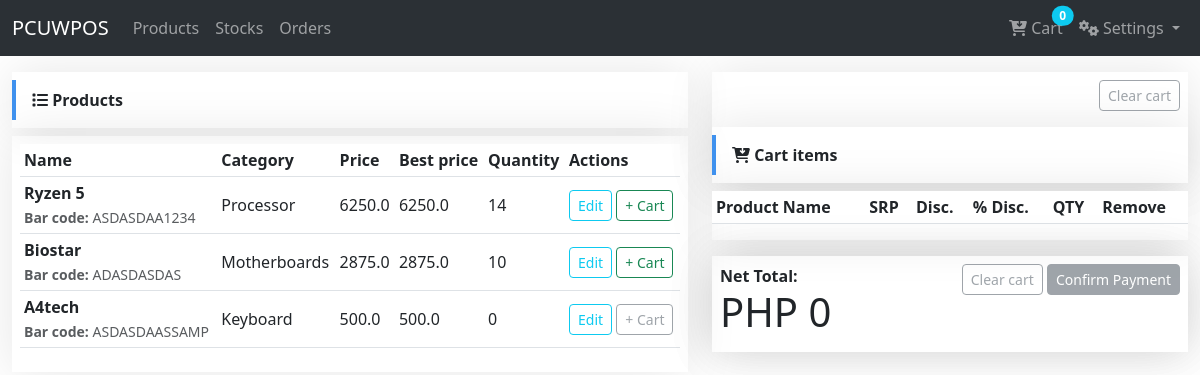
/products/sales/ (signed in), run on an earlier commit of the app's database.
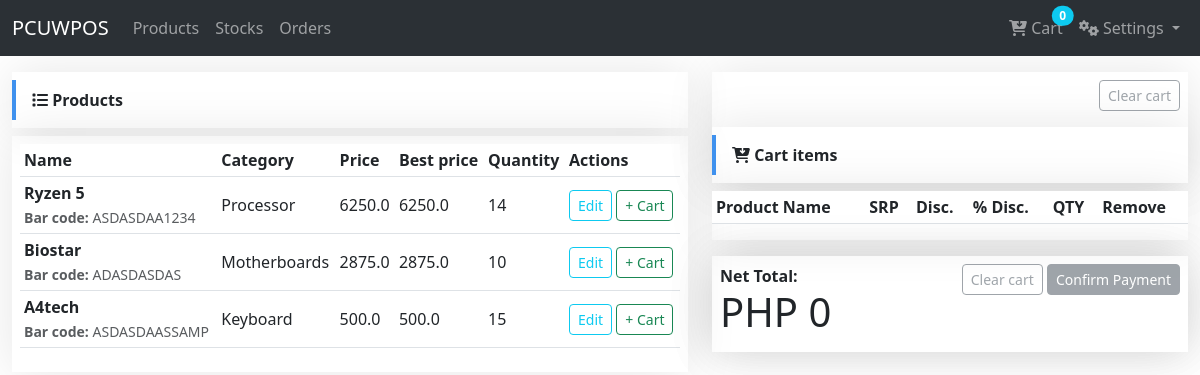
And on a later commit of the database.
### sales/models/product.py (models this page shows, shortened)
class Product(BaseTime):
    user = models.ForeignKey(User, on_delete=models.CASCADE, default=1)
    product_code = models.CharField(max_length=13, unique=True, blank=True)
    bar_code = models.CharField(max_length=13, unique=True, blank=True)
    name = models.CharField(max_length=255)
    model = models.CharField(max_length=120)
    description = models.TextField()
    category = models.ForeignKey(ProductCategory, on_delete=models.CASCADE, blank=True, null=True)
    cost = models.FloatField(default=0)
    price_margin = models.FloatField(default=0.25)
    price_discount = models.FloatField(default=0.00)
    price = models.FloatField(default=0.00, verbose_name="SRP")
    quantity = models.PositiveIntegerField(default=1)
    is_serial = models.BooleanField(default=False, verbose_name="with serial?")
    out_of_stock = models.BooleanField(default=False)
    product_warranty = models.ForeignKey(ProductWarranty, on_delete=models.CASCADE, blank=True, null=True)
    @property
    def best_price(self):
        discount = float(self.price) - float(self.cost)
        price = (discount - (discount * self.price_discount)) + float(self.cost)
        return price

class ProductCategory(models.Model):
    name = models.CharField(max_length=100, default="Memories")
    created_at = models.DateTimeField(auto_now_add=True)
    updated_at = models.DateTimeField(auto_now=True)
    class Meta:
        verbose_name = "category"
        verbose_name_plural = "categories"
    def __str__(self):
        return self.name

### sales/views/pos_view.py (the view)
# urls.py: path('sales/', POSView.as_view(), name='pos_view'),
class POSView(View):
    template_name = 'pos_view.html'
    def get(self, request):
        products = Product.objects.all()
        customers = Customer.objects.all()
        cart = Cart(request)
        cart_items = cart.__len__()
        for item in cart:
            item['update_quantity_form'] = {'quantity': item['quantity'], 'update': True}
        context = {
            'title': 'POS view',
            'products': products,
            'cart': cart,
            'customers': customers,
            'cart_items': cart_items
        }
        return render(request, self.template_name, context)

### sales/addcart.py (called while the page is built)
    def __iter__(self):
        product_ids = self.cart.keys()
        products = Product.objects.filter(id__in=product_ids)
        for product in products:
            self.cart[str(product.id)]['product'] = product
        for item in self.cart.values():
            item['price'] = Decimal(item['price'])
            item['total_price'] = item['price'] * item['quantity']
            yield item

    def __len__(self):
        return sum(item['quantity'] for item in self.cart.values())

    def get_total_price(self):
        return sum(Decimal(item['price']) * item['quantity'] for item in self.cart.values())

### sales/templates/pos_view.html (shortened to what the changed rows need)
{% extends 'base.html' %}
{% load static %}
{% block content %}
<div class="row">
    <div class="col-sm-7">
        <div class="fcard">
            <div class="fcard-body">
                <table class="table table-hover table-sm" id="myTable" style="vertical-align: middle;">
                    <thead>
                        <tr>
                            <th>Name</th>
                            <th>Category</th>
                            <th>Price</th>
                            <th>Best price</th>
                            <th>Quantity</th>
                            <th>Actions</th>
                        </tr>
                    </thead>
                    <tbody>
                        {% for product in products %}
                        <tr>
                            <td>
                                <strong>{{ product.name|title }}</strong> <br>
                                <small class="text-muted"><strong>Bar code:</strong> {{ product.bar_code|upper }}</small>
                            </td>
                            <td>{{ product.category }}</td>
                            <td>{{ product.price }}</td>
                            <td>{{ product.best_price }}</td>
                            <td>{{ product.quantity }}</td>
                            <td>
                                <a class="btn btn-outline-info btn-sm" href="{% url 'sales:product_update' product.id %}">Edit</a>
                                {% if product.quantity == 0 %}
                                <a class="btn btn-outline-secondary btn-sm disabled" href="{% url 'sales:cart_add' product.id %}" role="button" aria-disabled="true">+ Cart</a>
                                {% else %}
                                <a class="btn btn-outline-success btn-sm" href="{% url 'sales:cart_add' product.id %}">+ Cart</a>
                                {% endif %}
                            </td>
                        </tr>
                        {% endfor %}
                    </tbody>
                </table>
            </div>
        </div>
    </div>
    <div class="col-sm-5">
        <div class="fcard mb-2 mt-2">
            <table class="table table-striped table-sm" style="vertical-align: middle;">
                <thead>
                <tr>
                    <th>Product Name</th>
                    <th>SRP</th>
                    <th>Disc.</th>
                    <th>% Disc.</th>
                    <th>QTY</th>
                    <th>Remove</th>
                </tr>
                </thead>
            </table>
        </div>
        <div class="fcard mb-2 mt-3">
            <div class="row">
                <div class="col-md-12">
                    <div class="fcard">
                        <div class="fcard-body">
                            <h1>PHP {{ cart.get_total_price }}</h1>
                        </div>
                    </div>
                </div>
            </div>
        </div>
    </div>
</div>
{% endblock %}

What changed in the data, as far as the page shows it:
changed Product "A4tech": quantity "0" → "15"
